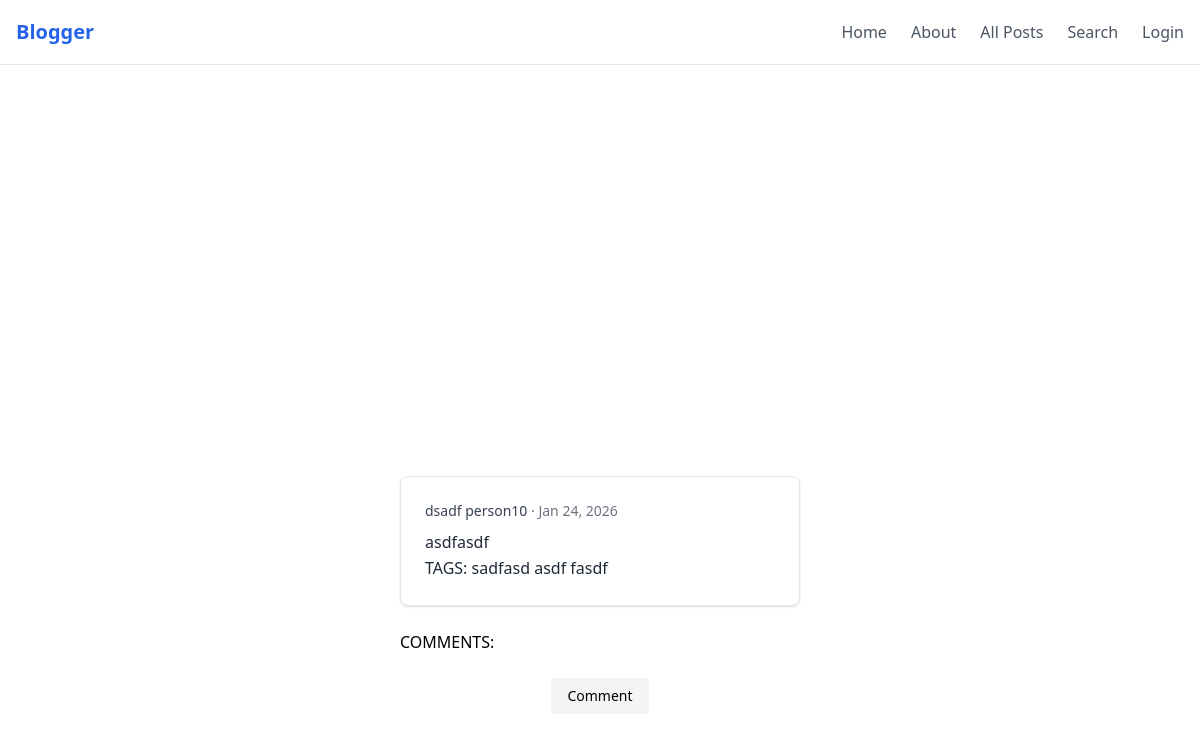
Page /blogapp/detailpost/24 on the committed database.
### blogapp/models.py (models this page shows)
class Post(models.Model):
    title = models.CharField(max_length=100)
    content = models.TextField()
    author = models.ForeignKey(User,on_delete=models.CASCADE,related_name="posts")
    created_at = models.DateTimeField(auto_now_add=True)
    tags = models.ManyToManyField(Tag,related_name="posts")

class Tag(models.Model):
    title = models.CharField(max_length=100)

### blogapp/views.py (the view)
# urls.py: path('detailpost/<int:pk>',DetailPost.as_view(),name="detailpost"),
class DetailPost(DetailView):
    model = Post
    template_name = "blogapp/detailpost.html"
    context_object_name = "post"
    def get_queryset(self):
        return (
            Post.objects.prefetch_related("tags","comments")
        )

### blogapp/templates/blogapp/detailpost.html (shortened to what this page needs)
{% extends "./base.html" %}
{% block content %}
  <div class="space-y-6">
      <div class="bg-white p-6 rounded-lg shadow border border-gray-200">
        <div class="text-sm text-gray-500 mb-2">
          <span class="font-medium text-gray-700">{{post.title}} {{ post.author }}</span>
          ·
          <span>{{ post.created_at|date:"M d, Y" }}</span>
        </div>
        <div class="text-gray-800 leading-relaxed">
          {{ post.content }}
        </div>
        <div class="text-gray-800 leading-relaxed">
          TAGS:
          {% for tag in post.tags.all %}
            {{tag.title}}
          {% endfor %}
        </div>
      </div>
        <h1>COMMENTS:</h1>
    <div class="flex justify-center">
          <a href="{% url 'newcomment' post.id%}" class="px-4 py-2 text-sm bg-gray-100 rounded hover:bg-gray-200">Comment</a>
    </div>
{% endblock %}

### rows in the picture
Post: title "dsadf", author "person10", created_at "Jan 24, 2026", content "asdfasdf"
Tag: title "sadfasd"
Tag: title "asdf"
Tag: title "fasdf"
